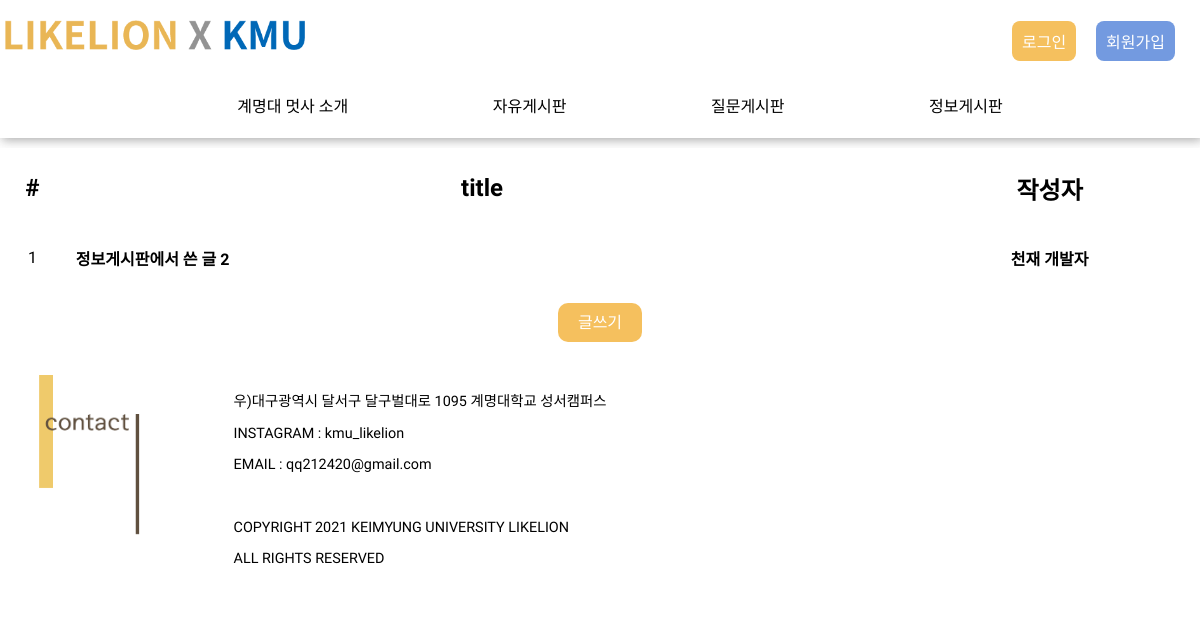
Screenshot of /infoList/ with the database file from the repository.
### crud/models.py (models this page shows, shortened)
class Info(models.Model):
    title = models.CharField(max_length=200)
    name = models.CharField(max_length=50 , null=True )
    pub_date = models.DateTimeField('date published')
    body = models.TextField()

### crud/views.py (the view)
# urls.py: path('infoList/', views.infoList, name="infoList"),
def infoList(request):
    infos = Info.objects.all().order_by('-pub_date')
    return render(request, 'infoList.html', {'infos':infos})

### crud/templates/infoList.html
{% extends 'base.html' %}
{% load static %}
{% block content %}
    <head>
        <link rel="stylesheet" href="{% static 'css/infoList.css' %}">
    </head>
    <body>
        <div class="tableBody" style="background-color: white;" >
            <table class="tableContainer" >
                <thead>
                    <td><h2>#</h2></td>
                    <td style="width: 70%;"><h2>title</h2></td>
                    <td><h2>작성자</h2></td>
                </thead>
                {% for info in infos.all %}
                <tbody>
                    <td style="text-align: center;">{{ info.id }}</td>
                    <td>
                        <div class="container">
                            <a href="{% url 'infoDetail' info.id %}"><h4 style="padding-left: 10px;">{{ info.title }}</h4></a>
                        </div>
                    </td>
                    <td  style="text-align: center;">
                        <div class="container">
                            <a href="{% url 'infoDetail' info.id %}"><h4>{{ info.name }}</h4></a>
                        </div>
                    </td>
                </tbody>
                {% endfor %}
                <tfoot>
                    <td colspan="3">
                        <div class="writePost" >
                            <a href="{% url 'infoNew' %}">글쓰기</a>
                        </div>
                    </td>
                </tfoot>
            </table>
        </div>
    </body>
{% endblock %}

### crud/static/css/base.css (style rules this page uses)
body { margin:0px; font-family: 'Nanum Gothic', sans-serif; text-decoration: none; color : black; }
a { text-decoration: none; color : black; }
:root { --button-color: orange; --button-bg-color: white; --button-hover-bg-color: gray; }

### crud/static/css/infoList.css (style rules this page uses)
table { width: 100%; }
thead { text-align: center; }
table h4 { margin-block-start: 1em; margin-block-end: 1em; }
tfoot td { padding: 20px; text-align: center; }
.writePost { display: inline; justify-content: center; color: white; padding: 10px 20px; border-radius: 10px; background-color: rgb(245, 192, 94); }
.writePost a { color: white; }

### rows the page displays
Info: id "1", title "정보게시판에서 쓴 글 2", name "천재 개발자"
